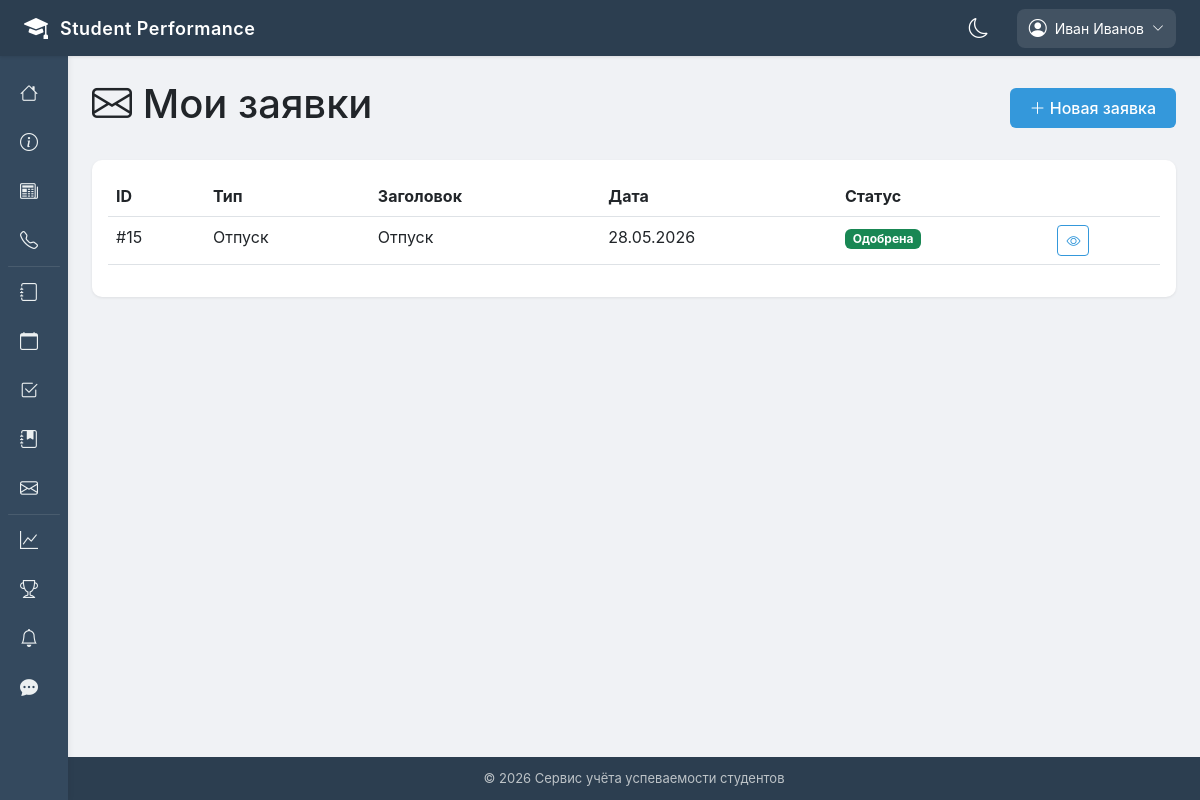
The app's page /my-requests/ (signed in) with its own data.
### apps/accounts/models.py (models this page shows, shortened)
class User(AbstractUser):
    ROLE_CHOICES = [
        ('admin', 'Администратор'),
        ('teacher', 'Преподаватель'),
        ('student', 'Студент'),
        ('headman', 'Староста'),
        ('curator', 'Куратор'),
    ]
    role = models.CharField(max_length=20, choices=ROLE_CHOICES, default='student', verbose_name='Роль')
    phone_number = models.CharField(
        max_length=20,
        blank=True,
        null=True,
        validators=[RegexValidator(r'^\+375 \(\d{2}\) \d{3}-\d{2}-\d{2}$')],
        verbose_name='Номер телефона'
    )
    avatar = models.ImageField(upload_to='avatars/', blank=True, null=True, verbose_name='Аватар')
    date_of_birth = models.DateField(blank=True, null=True, verbose_name='Дата рождения')
    address = models.TextField(blank=True, null=True, verbose_name='Адрес')
    class Meta:
        verbose_name = 'Пользователь'
        verbose_name_plural = 'Пользователи'
        ordering = ['last_name', 'first_name']

class Request(models.Model):
    STATUS_CHOICES = [
        ('pending', 'Создана'),
        ('processing', 'В обработке'),
        ('approved', 'Одобрена'),
        ('rejected', 'Отклонена'),
        ('completed', 'Выполнена'),
    ]
    STUDENT_REQUEST_TYPES = [
        ('certificate', 'Справка об обучении'),
        ('academic_certificate', 'Академическая справка'),
        ('grade_correction', 'Исправление оценки'),
        ('excused_absence', 'Пропуск по уважительной причине'),
        ('financial_aid', 'Материальная помощь'),
        ('dormitory', 'Общежитие'),
    ]
    TEACHER_REQUEST_TYPES = [
        ('vacation', 'Отпуск'),
        ('sick_leave', 'Больничный'),
        ('equipment', 'Ремонт оборудования'),
        ('technical', 'Техническая проблема'),
        ('reschedule', 'Перенос занятия'),
        ('methodical', 'Методическая помощь'),
    ]
    COMMON_REQUEST_TYPES = [
        ('other', 'Другое'),
        ('suggestion', 'Предложение'),
        ('complaint', 'Жалоба'),
    ]
    student = models.ForeignKey('StudentProfile', on_delete=models.CASCADE, related_name='requests', null=True, blank=True, verbose_name='Студент')
    teacher = models.ForeignKey('TeacherProfile', on_delete=models.CASCADE, related_name='requests', null=True, blank=True, verbose_name='Преподаватель')
    request_type = models.CharField(max_length=30, verbose_name='Тип заявки')
    title = models.CharField(max_length=200, verbose_name='Заголовок')
    description = models.TextField(verbose_name='Описание')
    status = models.CharField(max_length=20, choices=STATUS_CHOICES, default='pending', verbose_name='Статус')
    admin_comment = models.TextField(blank=True, null=True, verbose_name='Комментарий администратора')
    created_by = models.ForeignKey('User', on_delete=models.SET_NULL, null=True, related_name='created_requests', verbose_name='Создал')
    reviewed_by = models.ForeignKey('User', on_delete=models.SET_NULL, null=True, blank=True, related_name='reviewed_requests', verbose_name='Рассмотрел')
    attachment = models.FileField(upload_to='requests/', blank=True, null=True, verbose_name='Вложение')
    created_at = models.DateTimeField(auto_now_add=True, verbose_name='Дата создания')
    updated_at = models.DateTimeField(auto_now=True, verbose_name='Дата обновления')
    class Meta:
        verbose_name = 'Заявка'
        verbose_name_plural = 'Заявки'
        ordering = ['-created_at']
    def get_status_color(self):
        colors = {
            'pending': 'warning',
            'processing': 'info',
            'approved': 'success',
            'rejected': 'danger',
            'completed': 'secondary',
        }
        return colors.get(self.status, 'secondary')
    @classmethod
    def get_request_types_for_user(cls, user):
        if user.role == 'teacher':
            return cls.TEACHER_REQUEST_TYPES + cls.COMMON_REQUEST_TYPES
        elif user.role == 'student' or user.role == 'headman':
            return cls.STUDENT_REQUEST_TYPES + cls.COMMON_REQUEST_TYPES
        else:
            return cls.STUDENT_REQUEST_TYPES + cls.TEACHER_REQUEST_TYPES + cls.COMMON_REQUEST_TYPES
    def get_request_type_display(self):
        all_types = self.STUDENT_REQUEST_TYPES + self.TEACHER_REQUEST_TYPES + self.COMMON_REQUEST_TYPES
        types_dict = dict(all_types)
        return types_dict.get(self.request_type, self.request_type)

### apps/requests_app/views.py (the view)
# urls.py: path('my-requests/', views.requests_list, name='requests_list'),
@login_required
def requests_list(request):
    if hasattr(request.user, 'student_profile'):
        requests_list = Request.objects.filter(student=request.user.student_profile).order_by('-created_at')
    elif hasattr(request.user, 'teacher_profile'):
        requests_list = Request.objects.filter(teacher=request.user.teacher_profile).order_by('-created_at')
    else:
        requests_list = []
    paginator = Paginator(requests_list, 10)
    page_number = request.GET.get('page')
    page_obj = paginator.get_page(page_number)
    context = {
        'requests': page_obj,
        'request_types': Request.get_request_types_for_user(request.user),
    }
    return render(request, 'requests/requests_list.html', context)

### templates/requests/requests_list.html (shortened to what this page needs)
{% extends 'base.html' %}
{% block content %}
<div class="row">
    <div class="col-12">
        <div class="d-flex justify-content-between align-items-center mb-4">
            <h1><i class="bi bi-envelope"></i> Мои заявки</h1>
            <a href="{% url 'request_create' %}" class="btn btn-primary">
                <i class="bi bi-plus-lg"></i> Новая заявка
            </a>
        </div>
    </div>
</div>
<div class="row">
    <div class="col-12">
        <div class="card">
            <div class="card-body">
                {% if requests %}
                    <div class="table-responsive">
                        <table class="table table-hover">
                            <thead>
                                <tr>
                                    <th>ID</th>
                                    <th>Тип</th>
                                    <th>Заголовок</th>
                                    <th>Дата</th>
                                    <th>Статус</th>
                                    <th></th>
                                </tr>
                            </thead>
                            <tbody>
                                {% for req in requests %}
                                    <tr>
                                        <td>#{{ req.id }}</td>
                                        <td>{{ req.get_request_type_display }}</td>
                                        <td>{{ req.title|truncatechars:50 }}</td>
                                        <td>{{ req.created_at|date:"d.m.Y" }}</td>
                                        <td>
                                            <span class="badge bg-{{ req.get_status_color }}">
                                                {{ req.get_status_display }}
                                            </span>
                                        </td>
                                        <td>
                                            <a href="{% url 'request_detail' req.id %}" class="btn btn-sm btn-outline-primary">
                                                <i class="bi bi-eye"></i>
                                            </a>
                                        </td>
                                    </tr>
                                {% endfor %}
                            </tbody>
                        </table>
                    </div>
                {% else %}
                    <div class="text-center py-5">
                        <i class="bi bi-inbox fs-1 text-muted"></i>
                        <p class="mt-3">У вас пока нет заявок</p>
                        <a href="{% url 'request_create' %}" class="btn btn-primary">Создать заявку</a>
                    </div>
                {% endif %}
            </div>
        </div>
    </div>
</div>
{% endblock %}

### templates/base.html (shortened to what this page needs)
<!DOCTYPE html>
<html lang="ru">
<head>
    <link href="https://cdn.jsdelivr.net/npm/bootstrap@5.3.0/dist/css/bootstrap.min.css" rel="stylesheet">
    <link rel="stylesheet" href="https://cdn.jsdelivr.net/npm/bootstrap-icons@1.11.0/font/bootstrap-icons.css">
</head>
<body>
    <div class="top-header">
        <div class="logo-area">
            <a href="{% url 'home' %}" style="text-decoration: none; color: white; display: flex; align-items: center; gap: 12px;">
                <i class="bi bi-mortarboard-fill"></i>
                <span>Student Performance</span>
            </a>
        </div>
        <div class="header-right">
            <div class="theme-toggle-header" onclick="toggleDarkMode()">
                <i id="themeIcon" class="bi bi-moon"></i>
            </div>
            {% if user.is_authenticated %}
                <div class="user-menu">
                    <div class="user-btn">
                        <i class="bi bi-person-circle"></i>
                        <span>{{ user.get_full_name|default:user.username|truncatechars:20 }}</span>
                        <i class="bi bi-chevron-down" style="font-size: 12px;"></i>
                    </div>
                </div>
            {% endif %}
        </div>
    </div>
    <div class="sidebar">
        <ul class="nav-links">
            <li>
                <a href="{% url 'home' %}">
                    <i class="bi bi-house"></i>
                </a>
            </li>
            <li>
                <a href="{% url 'about' %}">
                    <i class="bi bi-info-circle"></i>
                </a>
            </li>
            <li>
                <a href="{% url 'news_list' %}">
                    <i class="bi bi-newspaper"></i>
                </a>
            </li>
            <li>
                <a href="{% url 'contacts' %}">
                    <i class="bi bi-telephone"></i>
                </a>
            </li>
            {% if user.is_authenticated %}
                <li class="sidebar-divider"></li>
                {% if user.role == 'student' or user.role == 'headman' %}
                    <li>
                        <a href="{% url 'gradebook_view' %}">
                            <i class="bi bi-journal"></i>
                            <span>Зачётка</span>
                        </a>
                    </li>
                    <li>
                        <a href="{% url 'student_statistics' %}">
                            <i class="bi bi-graph-up"></i>
                            <span>Статистика</span>
                        </a>
                    </li>
                    <li>
                        <a href="{% url 'schedule_view' %}">
                            <i class="bi bi-calendar"></i>
                            <span>Расписание</span>
                        </a>
                    </li>
                    <li>
                        <a href="{% url 'student_attendance' %}">
                            <i class="bi bi-calendar-check"></i>
                            <span>Посещаемость</span>
                        </a>
                    </li>
                    <li>
                        <a href="{% url 'assignments_list' %}">
                            <i class="bi bi-journal-bookmark-fill"></i>
                            <span>Задания</span>
                        </a>
                    </li>
                    <li>
                        <a href="{% url 'requests_list' %}">
                            <i class="bi bi-envelope"></i>
                            <span>Заявки</span>
                        </a>
                    </li>
                    <li>
                        <a href="{% url 'group_list' %}">
                            <i class="bi bi-people-fill"></i>
                            <span>Моя группа</span>
                        </a>
                    </li>
                    <li>
                        <a href="{% url 'penalties_list' %}">
                            <i class="bi bi-exclamation-triangle-fill"></i>
                            <span>Взыскания</span>
                        </a>
                    </li>
                    <li>
                        <a href="{% url 'student_announcements' %}">
                            <i class="bi bi-megaphone-fill"></i>
                            <span>Объявления</span>
                        </a>
                    </li>
                {% elif user.role == 'teacher' %}
                    <li>
                        <a href="{% url 'teacher_gradebook' %}">
                            <i class="bi bi-journal"></i>
                        </a>
                    </li>
                    <li>
                        <a href="{% url 'schedule_view' %}">
                            <i class="bi bi-calendar"></i>
                        </a>
                    </li>
                    <li>
                        <a href="{% url 'teacher_attendance' %}">
                            <i class="bi bi-check2-square"></i>
                        </a>
                    </li>
                    <li>
                        <a href="{% url 'teacher_assignments' %}">
                            <i class="bi bi-journal-bookmark-fill"></i>
                        </a>
                    </li>
                    <li>
                        <a href="{% url 'requests_list' %}">
                            <i class="bi bi-envelope"></i>
                        </a>
                    </li>
                {% endif %}
                <li class="sidebar-divider"></li>
                {% if user.role == 'student' or user.role == 'headman' or user.is_superuser or user.role == 'teacher'%}
                    <li>
                    <a href="{% url 'analytics_dashboard' %}">
                        <i class="bi bi-graph-up"></i>
                    </a>
                    </li>
                {% endif %}
                <li>
                    <a href="{% url 'rating_list' %}">
                        <i class="bi bi-trophy"></i>
                    </a>
                </li>
                <li>
                    <a href="{% url 'notifications_list' %}">
                        <i class="bi bi-bell"></i>
                    </a>
                </li>
                <li>
                    <a href="{% url 'chat_list' %}">
                        <i class="bi bi-chat-dots-fill"></i>
                    </a>
                </li>
            {% endif %}
        </ul>
    </div>
    <div class="main-content">
        <div class="content-wrapper">
            {% block content %}{% endblock %}
        </div>
        <footer>
            <div class="container">
                <p class="mb-0">&copy; 2026 Сервис учёта успеваемости студентов</p>
            </div>
        </footer>
    </div>
</body>
</html>

### records on screen
User: get_full_name "Иван Иванов"
Request: id "15", request_type "Отпуск", title "Отпуск", created_at "28.05.2026", status "Одобрена"
